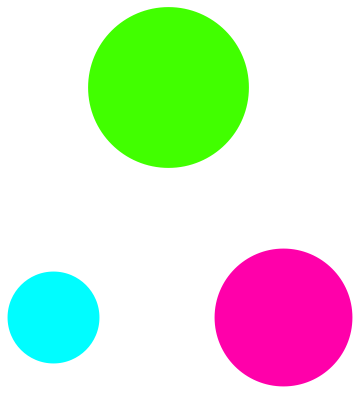
#> input picture part 3/image_analysis/three-circles.png, 360 x 394 px
$ jupyter execute --allow-errors 'image_analysis_(good).ipynb'   (older library calls are emulated)
#> lines starting #> are read from the running program, lines starting #| are printed output that depends on the picture
[cell 1]
from skimage import io
from skimage.color import rgb2grey

[cell 2]
img_original = io.imread('three-circles.png')
#> img_original is the input picture: shape (394, 360, 3); mean R, G, B 215.9, 228.1, 209.5
img_grey = rgb2grey(img_original)
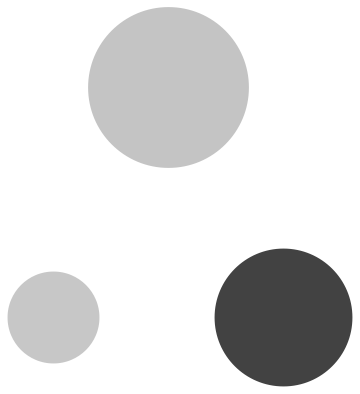
#> img_grey: shape (394, 360) float64; min 0.261, max 1, mean 0.879

#> (the rest of this cell did not finish here and is left out)
